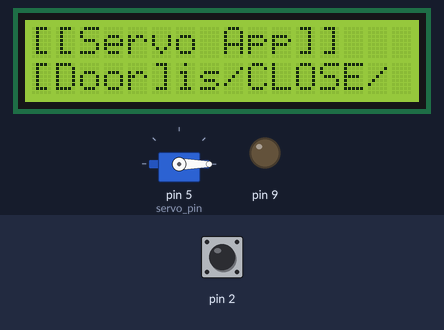
A sketch run on a simulated Arduino Uno, built with avr-gcc and run on an emulated ATmega328P. Shown: servo, 16×2 character LCD, output pins drawn as LEDs (lit = HIGH). The test bench sets the inputs (shaded band); at power-on: pin 2 HIGH.

Above: at 1.2 s.
1.3 s: pin 2 pulled LOW for 0.15 s
At 1.45 s:
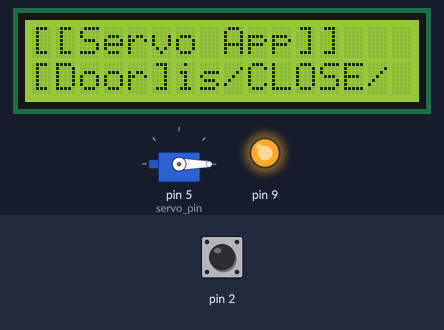
At 2.7 s:
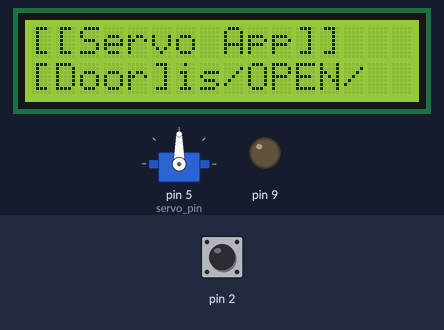
8.4 s: pin 2 pulled LOW for 3.2 s
At 12.2 s:
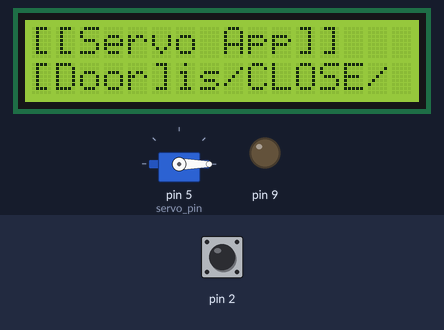
Timing chart, 0 to 13.7 s (numbered marks = the images above; inputs shaded):
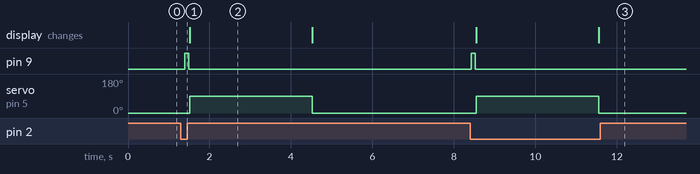

The sketch:

ex33_servo_practice.ino
```cpp
#include <BUTTON.h>
#include <LED.h>
#include <Servo.h>
#include <MiniCom.h>
#include <SimpleTimer.h>

// 센서 ================
BUTTON btn(2);
LED led(9);
Servo servo;
MiniCom com;
// =====================

int servo_pin = 5;
int timer_id = -1;
int state = 0; // 0:Close

void setup() {
  // put your setup code here, to run once:
  servo.attach(servo_pin);
  servo.write(state);

  //com Init
  com.init();
  com.print(0, "[[Servo App]]");
  com.print(1, "[Door]is/CLOSE/");

  btn.setCallBack(check);
}

void loop() {
  // put your main code here, to run repeatedly:
  com.run();
  btn.check();
}

void check() {
  SimpleTimer &timer = com.getTimer();
  if (state == 0) {
    //문 열기
    openDoor();
    timer_id = timer.setTimeout(3000, closeDoor);
  }
  else {
    timer.restartTimer(timer_id);
  }
}

void openDoor() {
  //짧게 삐- 소리 내기
  led.on();
  delay(100);
  led.off();

  //상태 변경
  state = 1;
  com.print(1, "[Door]is/OPEN/");
  servo.write(90);
}

void closeDoor(){
  //문 닫기
  com.print(1, "[Door]is/CLOSE/");
  servo.write(0);
  state = 0;
  timer_id = -1;
}
```

Measured:
- after the input at 1.3 s, pin 9: LOW → HIGH after 0.10 s, → LOW 0.10 s later; servo on pin 5 (servo_pin): 0° → 90° after 0.21 s, → 0° 3.0 s later
- after the input at 8.4 s, pin 9: LOW → HIGH at once, → LOW 0.10 s later; servo on pin 5 (servo_pin): 0° → 90° after 0.15 s, → 0° 3.0 s later; the display: first changes after 0.15 s (image 3 shows a later state)
- what the display in image 2 shows lasts 3.0 s, from 1.5 s to 4.5 s
